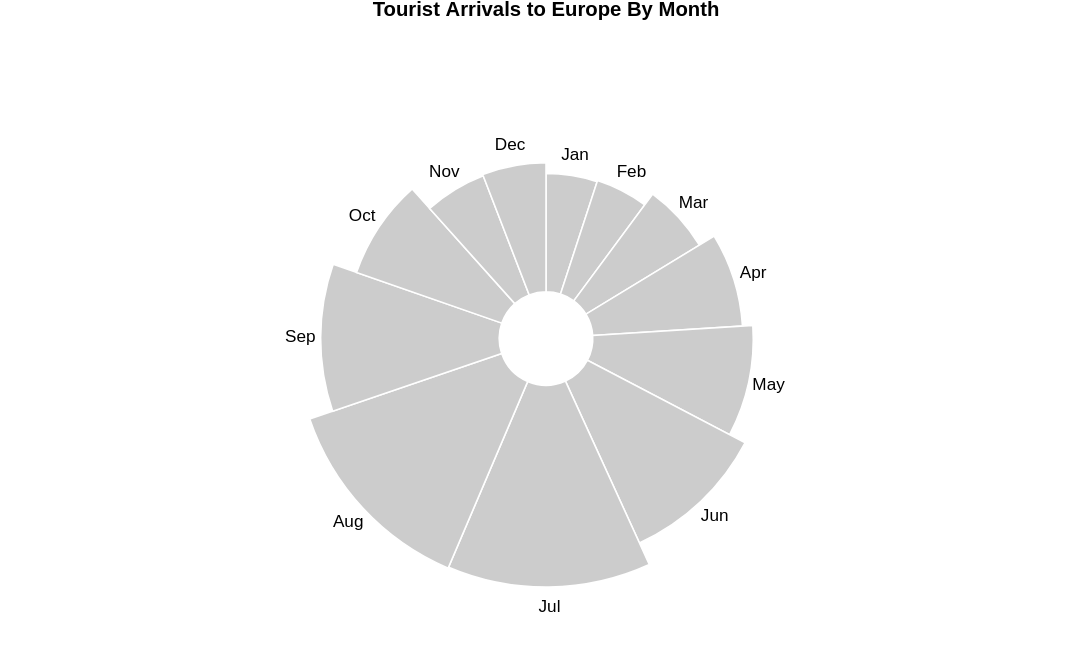

Express this chart as Vega-Lite.
### Vega specification from a JSON file in a GitHub repository (floating-point values rounded to 4 significant figures)
{"$schema": "https://vega.github.io/schema/vega/v5.json", "width": 700, "height": 400, "description": "A basic radial plot that encodes two values as the angle and radius of an arc.", "title": "Tourist Arrivals to Europe By Month", "data": [{"name": "table", "values": [{"category": "Jan", "value": 36995000, "startAngle": 0, "endAngle": 0.3152}, {"category": "Feb", "value": 37692000, "startAngle": 0.3152, "endAngle": 0.6362}, {"category": "Mar", "value": 45518000, "startAngle": 0.6362, "endAngle": 1.024}, {"category": "Apr", "value": 56725000, "startAngle": 1.024, "endAngle": 1.507}, {"category": "May", "value": 64043000, "startAngle": 1.507, "endAngle": 2.053}, {"category": "Jun", "value": 77462000, "startAngle": 2.053, "endAngle": 2.713}, {"category": "Jul", "value": 97635000, "startAngle": 2.713, "endAngle": 3.544}, {"category": "Aug", "value": 98575000, "startAngle": 3.544, "endAngle": 4.384}, {"category": "Sep", "value": 77905000, "startAngle": 4.384, "endAngle": 5.048}, {"category": "Oct", "value": 59350000, "startAngle": 5.048, "endAngle": 5.553}, {"category": "Nov", "value": 42445000, "startAngle": 5.553, "endAngle": 5.915}, {"category": "Dec", "value": 43222000, "startAngle": 5.915, "endAngle": 6.283}], "transform": [{"type": "pie", "field": "value"}]}], "scales": [{"name": "r", "type": "sqrt", "domain": {"data": "table", "field": "value"}, "zero": true, "range": [20, 160]}], "marks": [{"type": "arc", "from": {"data": "table"}, "encode": {"enter": {"x": {"field": {"group": "width"}, "mult": 0.5}, "y": {"field": {"group": "height"}, "mult": 0.5}, "startAngle": {"field": "startAngle"}, "endAngle": {"field": "endAngle"}, "innerRadius": {"value": 30}, "outerRadius": {"scale": "r", "field": "value"}, "stroke": {"value": "#fff"}, "tooltip": {"field": "value", "type": "quantitative", "title": "Number of tourists"}}, "update": {"fill": {"value": "#ccc"}}, "hover": {"fill": {"value": "pink"}}}}, {"type": "text", "from": {"data": "table"}, "encode": {"enter": {"x": {"field": {"group": "width"}, "mult": 0.5}, "y": {"field": {"group": "height"}, "mult": 0.5}, "radius": {"scale": "r", "field": "value", "offset": 13}, "theta": {"signal": "(datum.startAngle + datum.endAngle)/2"}, "fill": {"value": "#000"}, "align": {"value": "center"}, "baseline": {"value": "middle"}, "text": {"field": "category"}}}}]}
